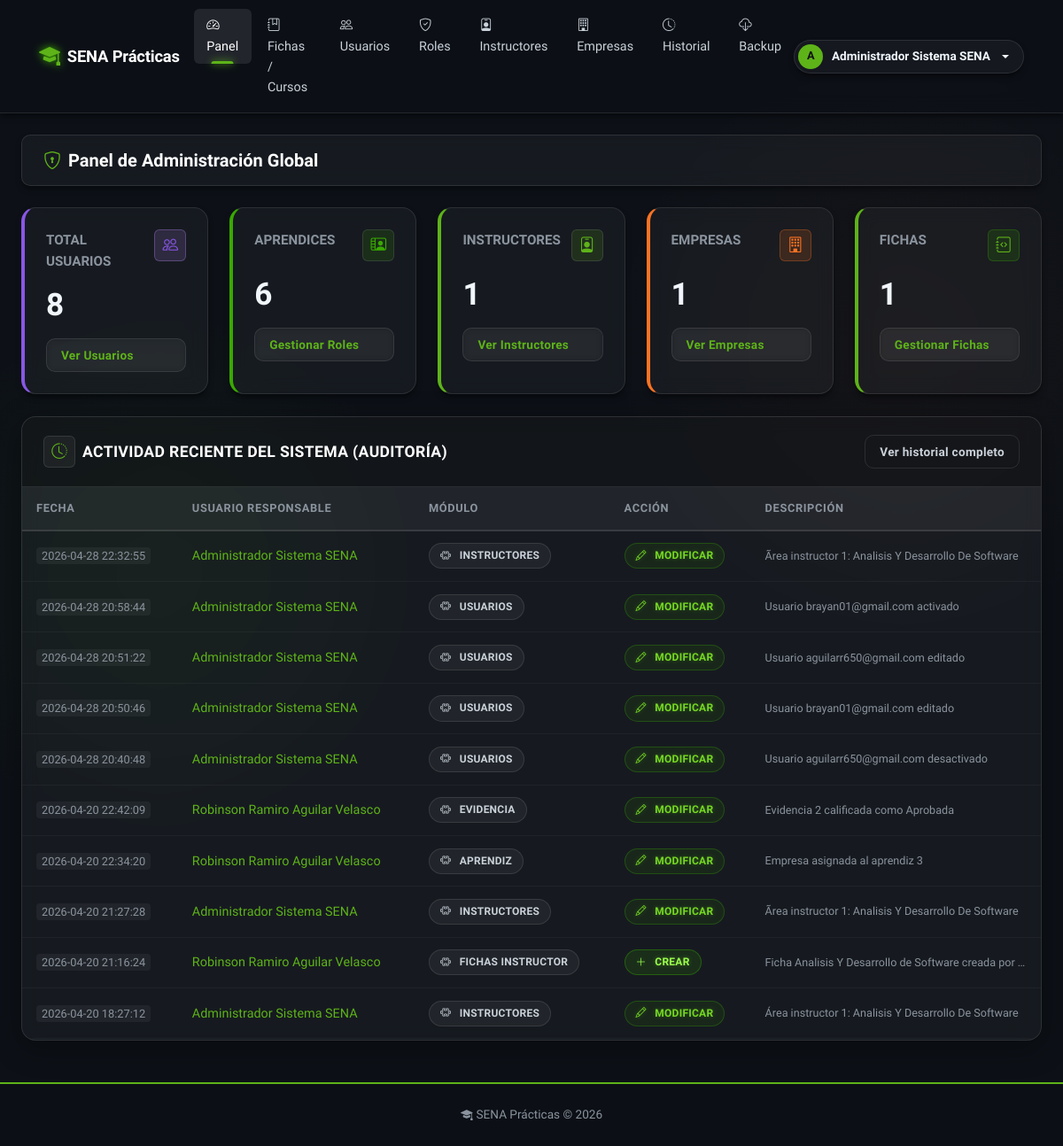
The app's page /admin/dashboard (signed in) with its own data.
### app/models/usuario.py (models this page shows, shortened)
class Usuario(db.Model, UserMixin):
    __tablename__ = 'usuario'
    id_usuario       = db.Column(db.Integer, primary_key=True)
    tipo_documento   = db.Column(db.String(20))
    numero_documento = db.Column(db.String(30))
    nombres          = db.Column(db.String(100), nullable=False)
    apellidos        = db.Column(db.String(100), nullable=False)
    correo           = db.Column(db.String(100), unique=True, nullable=False)
    telefono         = db.Column(db.String(20))
    password_hash    = db.Column(db.String(255), nullable=False)
    estado           = db.Column(db.Boolean, default=True)
    fecha_creacion   = db.Column(db.DateTime, default=lambda: datetime.now(timezone.utc))
    roles            = db.relationship('UsuarioRol', back_populates='usuario')
    instructor       = db.relationship('Instructor', back_populates='usuario', uselist=False)
    aprendiz         = db.relationship('Aprendiz', back_populates='usuario', uselist=False)
    historial        = db.relationship('HistorialCambios', back_populates='usuario')
    notificaciones   = db.relationship('Notificacion', back_populates='usuario')

### app/models/historial_cambios.py (models this page shows)
class HistorialCambios(db.Model):
    __tablename__ = 'historial_cambios'
    id_historial = db.Column(db.Integer, primary_key=True)
    id_usuario   = db.Column(db.Integer, db.ForeignKey('usuario.id_usuario'), nullable=False)
    modulo       = db.Column(db.String(50))
    accion       = db.Column(db.Enum('CREAR', 'MODIFICAR', 'ELIMINAR'))
    descripcion  = db.Column(db.Text)
    fecha        = db.Column(db.DateTime, default=lambda: datetime.now(timezone.utc))
    usuario      = db.relationship('Usuario', back_populates='historial')

### app/routes/admin.py (the view)
@bp.route('/dashboard')
@login_required
@role_required('superusuario')
def dashboard():
    total_usuarios    = Usuario.query.count()
    total_fichas      = Curso.query.count()
    total_aprendices  = Aprendiz.query.count()
    total_instructores = Instructor.query.count()
    total_empresas    = Empresa.query.filter_by(activa=True).count()
    cambios_recientes = (HistorialCambios.query
                         .order_by(HistorialCambios.fecha.desc())
                         .limit(10).all())
    return render_template('admin/dashboard.html',
                           total_usuarios=total_usuarios,
                           total_fichas=total_fichas,
                           total_aprendices=total_aprendices,
                           total_instructores=total_instructores,
                           total_empresas=total_empresas,
                           cambios_recientes=cambios_recientes)

### app/utils.py (called while the page is built)
def role_required(*roles):
    def decorator(f):
        @wraps(f)
        def decorated(*args, **kwargs):
            if not current_user.is_authenticated:
                flash('Inicia sesión para continuar.', 'warning')
                return redirect(url_for('auth.login'))
            user_roles = {ur.rol.nombre.lower() for ur in current_user.roles}
            required = {r.lower() for r in roles}
            if not user_roles.intersection(required):
                flash('No tienes permiso para acceder a esa sección.', 'danger')
                return abort(403)
            return f(*args, **kwargs)
        return decorated
    return decorator

### app/templates/admin/dashboard.html (shortened to what this page needs)
{% extends 'base.html' %}
{% block content %}
<div class="page-toolbar">
  <h2 class="m-0" style="font-size: 1.25rem; font-weight: 600;"><i class="bi bi-shield-lock text-primary me-2"></i>Panel de Administración Global</h2>
</div>
<div class="row row-cols-1 row-cols-md-3 row-cols-lg-5 g-4 mb-4">
  <div class="col">
    <div class="lib-card h-100" style="border-left: 4px solid var(--accent-purple);">
      <div class="lib-card-body">
        <div class="d-flex justify-content-between align-items-start mb-3">
          <div class="lib-card-title text-muted text-uppercase mb-0">Total Usuarios</div>
          <div class="shell-header-icon" style="color: var(--accent-purple); background: rgba(188,140,255,0.15); border-color: rgba(188,140,255,0.3);"><i class="bi bi-people"></i></div>
        </div>
        <h3 style="font-size: 2.2rem; font-weight: 700; margin: 0; color: var(--text-primary);">{{ total_usuarios }}</h3>
        <a href="{{ url_for('admin.usuarios') }}" class="btn btn-ghost btn-sm mt-3 w-100">Ver Usuarios</a>
      </div>
    </div>
  </div>
  <div class="col">
    <div class="lib-card h-100" style="border-left: 4px solid var(--accent-cyan);">
      <div class="lib-card-body">
        <div class="d-flex justify-content-between align-items-start mb-3">
          <div class="lib-card-title text-muted text-uppercase mb-0">Aprendices</div>
          <div class="shell-header-icon" style="color: var(--accent-cyan); background: var(--accent-cyan-glow);"><i class="bi bi-person-video2"></i></div>
        </div>
        <h3 style="font-size: 2.2rem; font-weight: 700; margin: 0; color: var(--text-primary);">{{ total_aprendices }}</h3>
        <a href="{{ url_for('admin.roles') }}" class="btn btn-ghost btn-sm mt-3 w-100">Gestionar Roles</a>
      </div>
    </div>
  </div>
  <div class="col">
    <div class="lib-card h-100" style="border-left: 4px solid var(--accent-green);">
      <div class="lib-card-body">
        <div class="d-flex justify-content-between align-items-start mb-3">
          <div class="lib-card-title text-muted text-uppercase mb-0">Instructores</div>
          <div class="shell-header-icon" style="color: var(--accent-green); background: var(--accent-green-glow);"><i class="bi bi-person-badge"></i></div>
        </div>
        <h3 style="font-size: 2.2rem; font-weight: 700; margin: 0; color: var(--text-primary);">{{ total_instructores }}</h3>
        <a href="{{ url_for('admin.instructores') }}" class="btn btn-ghost btn-sm mt-3 w-100">Ver Instructores</a>
      </div>
    </div>
  </div>
  <div class="col">
    <div class="lib-card h-100" style="border-left: 4px solid var(--sena-orange);">
      <div class="lib-card-body">
        <div class="d-flex justify-content-between align-items-start mb-3">
          <div class="lib-card-title text-muted text-uppercase mb-0">Empresas</div>
          <div class="shell-header-icon" style="color: var(--sena-orange); background: rgba(252,115,35,0.15); border-color: rgba(252,115,35,0.3);"><i class="bi bi-building"></i></div>
        </div>
        <h3 style="font-size: 2.2rem; font-weight: 700; margin: 0; color: var(--text-primary);">{{ total_empresas }}</h3>
        <a href="{{ url_for('admin.empresas') }}" class="btn btn-ghost btn-sm mt-3 w-100">Ver Empresas</a>
      </div>
    </div>
  </div>
  <div class="col">
    <div class="lib-card h-100" style="border-left: 4px solid var(--sena-green);">
      <div class="lib-card-body">
        <div class="d-flex justify-content-between align-items-start mb-3">
          <div class="lib-card-title text-muted text-uppercase mb-0">Fichas</div>
          <div class="shell-header-icon" style="color: var(--sena-green); background: rgba(57,169,0,0.15); border-color: rgba(57,169,0,0.3);"><i class="bi bi-journal-code"></i></div>
        </div>
        <h3 style="font-size: 2.2rem; font-weight: 700; margin: 0; color: var(--text-primary);">{{ total_fichas }}</h3>
        <a href="{{ url_for('admin.fichas') }}" class="btn btn-ghost btn-sm mt-3 w-100">Gestionar Fichas</a>
      </div>
    </div>
  </div>
</div>
<div class="biblioteca-shell">
  <div class="biblioteca-shell-header d-flex justify-content-between align-items-center">
    <div class="d-flex align-items-center gap-2">
      <div class="shell-header-icon"><i class="bi bi-clock-history"></i></div>
      <h4 class="m-0">Actividad Reciente del Sistema (Auditoría)</h4>
    </div>
    <a href="{{ url_for('admin.historial') }}" class="btn btn-sm btn-outline-secondary">Ver historial completo</a>
  </div>
  <div class="biblioteca-shell-body p-0">
    <div class="table-responsive">
      <table class="biblioteca-table mb-0">
        <thead>
          <tr>
            <th>Fecha</th>
            <th>Usuario Responsable</th>
            <th>Módulo</th>
            <th>Acción</th>
            <th>Descripción</th>
          </tr>
        </thead>
        <tbody>
          {% for r in cambios_recientes %}
           <tr>
             <td><span class="ts-label">{{ r.fecha.strftime('%Y-%m-%d %H:%M:%S') if r.fecha else '--' }}</span></td>
             <td class="text-primary fw-medium">{{ r.usuario.nombres }} {{ r.usuario.apellidos }}</td>
             <td><span class="badge-lib badge-gray"><i class="bi bi-puzzle me-1"></i> {{ r.modulo }}</span></td>
             <td>
               {% if r.accion == 'CREAR' %}<span class="badge-lib badge-green"><i class="bi bi-plus-lg me-1"></i> CREAR</span>
               {% elif r.accion == 'MODIFICAR' %}<span class="badge-lib badge-cyan"><i class="bi bi-pencil me-1"></i> MODIFICAR</span>
               {% elif r.accion == 'ELIMINAR' %}<span class="badge-lib badge-red"><i class="bi bi-trash me-1"></i> ELIMINAR</span>
               {% else %}{{ r.accion }}{% endif %}
             </td>
             <td class="text-muted small text-truncate" style="max-width: 300px;" title="{{ r.descripcion }}">{{ r.descripcion }}</td>
           </tr>
          {% else %}
           <tr><td colspan="5" class="text-center py-4 text-muted fst-italic">No se registran eventos recientes.</td></tr>
          {% endfor %}
        </tbody>
      </table>
    </div>
  </div>
</div>
{% endblock %}

### app/templates/base.html (shortened to what this page needs)
<!DOCTYPE html>
<html lang="es">
<head>
  <link rel="stylesheet" href="{{ url_for('static', filename='bootstrap/css/bootstrap.min.css') }}">
  <link rel="stylesheet" href="https://cdn.jsdelivr.net/npm/bootstrap-icons@1.11.3/font/bootstrap-icons.min.css">
  <link rel="stylesheet" href="{{ url_for('static', filename='biblioteca.css') }}">
</head>
<body class="biblioteca-body">
{% if current_user.is_authenticated %}
<nav class="navbar biblioteca-nav navbar-expand-lg">
  <div class="container-fluid px-4">
    <a class="navbar-brand" href="{{ url_for('auth.landing') }}">
      <i class="bi bi-mortarboard-fill brand-icon"></i>
      SENA Prácticas
    </a>
    <div class="collapse navbar-collapse" id="navMain">
      <ul class="navbar-nav me-auto gap-1">
        {% set rol = namespace(nombre='') %}
        {% for ur in current_user.roles %}
          {% if ur.rol.nombre == 'superusuario' %}{% set rol.nombre = 'superusuario' %}
          {% elif ur.rol.nombre == 'instructor' and rol.nombre != 'superusuario' %}{% set rol.nombre = 'instructor' %}
          {% elif ur.rol.nombre == 'aprendiz' and rol.nombre == '' %}{% set rol.nombre = 'aprendiz' %}
          {% endif %}
        {% endfor %}
        {% if rol.nombre == 'aprendiz' %}
          <li class="nav-item"><a class="nav-link {% if request.endpoint == 'aprendiz.dashboard' %}active{% endif %}"
            href="{{ url_for('aprendiz.dashboard') }}"><i class="bi bi-house me-1"></i>Dashboard</a></li>
          <li class="nav-item"><a class="nav-link {% if 'evidencias_subir' in request.endpoint %}active{% endif %}"
            href="{{ url_for('aprendiz.evidencias_subir') }}"><i class="bi bi-upload me-1"></i>Subir evidencias</a></li>
          <li class="nav-item"><a class="nav-link {% if 'progreso' in request.endpoint %}active{% endif %}"
            href="{{ url_for('aprendiz.progreso') }}"><i class="bi bi-graph-up me-1"></i>Mi progreso</a></li>
          <li class="nav-item"><a class="nav-link {% if 'informacion' in request.endpoint %}active{% endif %}"
            href="{{ url_for('aprendiz.informacion') }}"><i class="bi bi-person-lines-fill me-1"></i>Mi información</a></li>
          <li class="nav-item"><a class="nav-link {% if 'notificaciones' in request.endpoint %}active{% endif %}"
            href="{{ url_for('aprendiz.notificaciones') }}"><i class="bi bi-bell me-1"></i>Notificaciones</a></li>
          <li class="nav-item"><a class="nav-link {% if 'mis_evidencias' in request.endpoint %}active{% endif %}"
            href="{{ url_for('aprendiz.mis_evidencias') }}"><i class="bi bi-folder2-open me-1"></i>Mis evidencias</a></li>
        {% elif rol.nombre == 'superusuario' %}
          <li class="nav-item"><a class="nav-link {% if request.endpoint and request.endpoint.startswith('admin.dashboard') %}active{% endif %}" href="{{ url_for('admin.dashboard') }}"><i class="bi bi-speedometer2 me-1"></i>Panel</a></li>
          <li class="nav-item"><a class="nav-link " href="{{ url_for('admin.fichas') }}"><i class="bi bi-journal-bookmark me-1"></i>Fichas / Cursos</a></li>
          <li class="nav-item"><a class="nav-link {% if request.endpoint and request.endpoint.startswith('admin.usuarios') %}active{% endif %}" href="{{ url_for('admin.usuarios') }}"><i class="bi bi-people me-1"></i>Usuarios</a></li>
          <li class="nav-item"><a class="nav-link {% if request.endpoint and request.endpoint.startswith('admin.roles') %}active{% endif %}" href="{{ url_for('admin.roles') }}"><i class="bi bi-shield-check me-1"></i>Roles</a></li>
          <li class="nav-item"><a class="nav-link " href="{{ url_for('admin.instructores') }}"><i class="bi bi-person-badge me-1"></i>Instructores</a></li>
          <li class="nav-item"><a class="nav-link {% if request.endpoint and request.endpoint.startswith('admin.empresas') %}active{% endif %}" href="{{ url_for('admin.empresas') }}"><i class="bi bi-building me-1"></i>Empresas</a></li>
          <li class="nav-item"><a class="nav-link " href="{{ url_for('admin.historial') }}"><i class="bi bi-clock-history me-1"></i>Historial</a></li>
          <li class="nav-item"><a class="nav-link {% if 'backup' in request.endpoint %}active{% endif %}"
            href="{{ url_for('admin.backup') }}"><i class="bi bi-cloud-download me-1"></i>Backup</a></li>
        {% endif %}
      </ul>
      <div class="dropdown">
        <a class="nav-user-pill dropdown-toggle" data-bs-toggle="dropdown" href="#" id="userDropdown">
          <span class="avatar">{{ current_user.nombres[0] | upper }}</span>
          {{ current_user.nombres }} {{ current_user.apellidos }}
        </a>
          {% set icon_color = 'var(--accent-amber)' %}
          {% if rol.nombre == 'superusuario' %}{% set icon_color = 'var(--accent-purple)' %}
          {% elif rol.nombre == 'instructor' %}{% set icon_color = 'var(--accent-green)' %}
          {% endif %}
          {% set icon_style = 'style="color: ' ~ icon_color ~ '; font-size: 0.5rem;"' %}
      </div>
    </div>
  </div>
</nav>
{% endif %}
<main class="{% if current_user.is_authenticated %}container-fluid px-4 py-4{% endif %}">
  {% block content %}{% endblock %}
</main>
{% if current_user.is_authenticated %}
<footer class="biblioteca-footer text-center mt-4">
  <div class="container">
    <span><i class="bi bi-mortarboard-fill me-1"></i>SENA Prácticas &copy; {{ moment().year if moment else 2026 }}</span>
  </div>
</footer>
{% endif %}
</body>
</html>

### records on screen
Usuario: nombres "A", nombres "Administrador", apellidos "Sistema SENA"
HistorialCambios: fecha "2026-04-28 22:32:55", usuario.nombres "Administrador", usuario.apellidos "Sistema SENA", modulo "INSTRUCTORES", accion "MODIFICAR" (drawn), descripcion "Ãrea instructor 1: Analisis Y Desarrollo De Software"
HistorialCambios: fecha "2026-04-28 20:58:44", usuario.nombres "Administrador", usuario.apellidos "Sistema SENA", modulo "USUARIOS", accion "MODIFICAR" (drawn), descripcion "Usuario brayan01@gmail.com activado"
HistorialCambios: fecha "2026-04-28 20:51:22", usuario.nombres "Administrador", usuario.apellidos "Sistema SENA", modulo "USUARIOS", accion "MODIFICAR" (drawn), descripcion "Usuario aguilarr650@gmail.com editado"
HistorialCambios: fecha "2026-04-28 20:50:46", usuario.nombres "Administrador", usuario.apellidos "Sistema SENA", modulo "USUARIOS", accion "MODIFICAR" (drawn), descripcion "Usuario brayan01@gmail.com editado"
HistorialCambios: fecha "2026-04-28 20:40:48", usuario.nombres "Administrador", usuario.apellidos "Sistema SENA", modulo "USUARIOS", accion "MODIFICAR" (drawn), descripcion "Usuario aguilarr650@gmail.com desactivado"
HistorialCambios: fecha "2026-04-20 22:42:09", usuario.nombres "Robinson Ramiro", usuario.apellidos "Aguilar Velasco", modulo "EVIDENCIA", accion "MODIFICAR" (drawn), descripcion "Evidencia 2 calificada como Aprobada"
HistorialCambios: fecha "2026-04-20 22:34:20", usuario.nombres "Robinson Ramiro", usuario.apellidos "Aguilar Velasco", modulo "APRENDIZ", accion "MODIFICAR" (drawn), descripcion "Empresa asignada al aprendiz 3"
HistorialCambios: fecha "2026-04-20 21:27:28", usuario.nombres "Administrador", usuario.apellidos "Sistema SENA", modulo "INSTRUCTORES", accion "MODIFICAR" (drawn), descripcion "Ãrea instructor 1: Analisis Y Desarrollo De Software"
HistorialCambios: fecha "2026-04-20 21:16:24", usuario.nombres "Robinson Ramiro", usuario.apellidos "Aguilar Velasco", modulo "FICHAS INSTRUCTOR", accion "CREAR" (drawn), descripcion "Ficha Analisis Y Desarrollo de Software creada por…"
HistorialCambios: fecha "2026-04-20 18:27:12", usuario.nombres "Administrador", usuario.apellidos "Sistema SENA", modulo "INSTRUCTORES", accion "MODIFICAR" (drawn), descripcion "Área instructor 1: Analisis Y Desarrollo De Software"

### other values on screen
{{ total_usuarios }} "8"
{{ total_aprendices }} "6"
{{ total_instructores }} "1"
{{ total_empresas }} "1"
{{ total_fichas }} "1"
{{ moment().year if moment else 2026 }} "2026"
